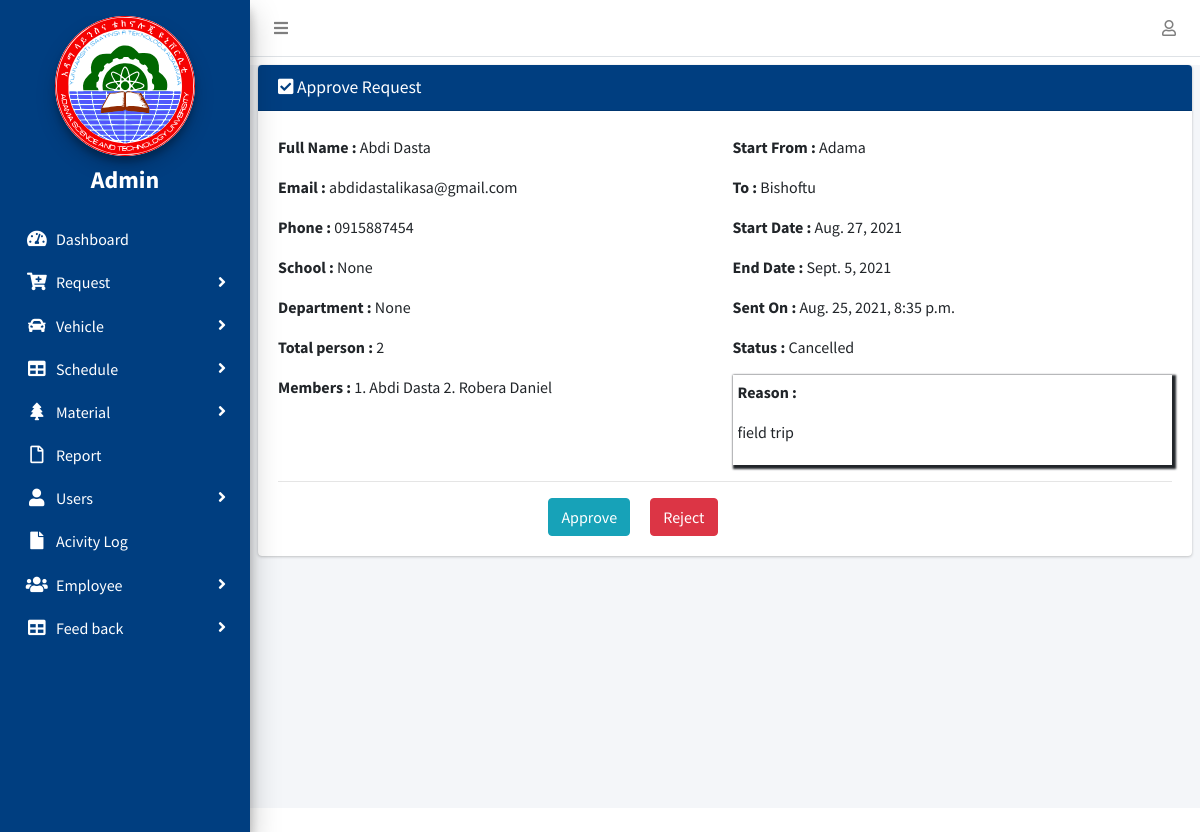
Page /request/schoolapprove/1 (signed in) on the committed database.
### Trequest/models.py (models this page shows, shortened)
class MyUser(AbstractUser):
    first_name = models.CharField(null=True,max_length=100)
    last_name = models.CharField(null=True,max_length=100)
    email = models.EmailField(null=True,unique=True)
    ROLE = (
        ('Passenger', 'Passenger'),
        ('TSHO', 'TSHO'),
        ('Mechanic', 'Mechanic'),
        ('Driver', 'Driver'),
        ('StoreManager', 'Store Manager'),
        ('SchoolDean', 'School Dean'),
        ('DepartmentHead', 'Department Head'),
        ('VicePresident', 'Vice President'),
        ('Admin','Admin')
    )
    phone_regex = RegexValidator(
        regex=r'^(09|\+2519)\d{8}$',
        message='Phone number must be entered in the format : 0987654321 or +251987654321 up to 15 digits allowed'
    )
    phone = models.CharField(validators=[phone_regex], max_length=15,unique=True)
    school = models.ForeignKey(School, on_delete=models.SET_NULL, blank=True, null=True)
    department = models.ForeignKey(Department, on_delete=models.SET_NULL, blank=True, null=True)
    role = models.CharField(max_length=200, choices=ROLE)
    date_registered = models.DateField(auto_now_add=True,null=True)
    class Meta:
        ordering = ['-id']

class TransportRequest(models.Model):
    STATUS = (
        ('Pending', 'Pending'),
        ('Approved', 'Approved'),
        ('Expired', 'Expired'),
        ('Rejected', 'Rejected'),
        ('Cancelled', 'Cancelled'),
    )
    passenger = models.ForeignKey(settings.AUTH_USER_MODEL, on_delete=models.CASCADE, related_name='user_request')
    start_from = models.CharField(max_length=200)
    destination = models.CharField(max_length=200)
    reason = RichTextField(blank=True, null=True)
    passenger_numbers = models.PositiveIntegerField(default=1)
    list_of_passengers = models.TextField(max_length=400, null=True, blank=True)
    start_date = models.DateField()
    end_date = models.DateField()
    created_at = models.DateTimeField(auto_now_add=True)
    is_expired = models.BooleanField(default=False)
    status = models.CharField(max_length=200, default='Pending', choices=STATUS)
    status2 = models.CharField(max_length=200, default='Pending', choices=STATUS)
    status3 = models.CharField(max_length=200, default='Pending', choices=STATUS)
    class Meta:
        ordering = ['-id']

### Trequest/decorators.py (the view)
        def wrapper_func(request,*args,**kwargs):
            myrole = None
            if request.user.role:
                myrole=request.user.role
            if myrole in allowed_roles:
                return view_func(request,*args,**kwargs)
            else:
                return HttpResponse('you are not allowed to this page')

### Trequest/views.py (called while the page is built)
@login_required(login_url='login')
@allowed_users(allowed_roles=['SchoolDean','Admin'])
def school_approve_request(request, id):
    approve = get_object_or_404(TransportRequest, id=id)
    if request.method == 'POST':
        form = SchoolApproveForm(request.POST, instance=approve)
        if form.is_valid():
            obj = form.save(commit=False)
            obj.status3 = "Approved"
            obj.save()
            messages.success(request, 'Request approved Successfully!')
            return redirect('school-view-approved-request')
    else:
        form = SchoolApproveForm(instance=approve)
    context = {'form': form, 'approve': approve}
    return render(request, 'Trequest/school_approve_request.html', context)

### Trequest/templates/Trequest/school_approve_request.html (shortened to what this page needs)
{% extends 'Trequest/base.html' %}
{% load static%}
{% block content %}
{% load crispy_forms_tags %}
<div class="content-wrapper mt-2">
    <section class="content">
      <div class="row">
        <div class="col-md-12 ">
          <div class="card">
            <div class="card-header mb-1" style="background:#003e80;color:#fff">
                <h3 class="card-title"><i class="fa  fa-check-square"></i> Approve  Request</h3>
          </div>
           <div class="card-body">
            <div class="row">
              <div class="col-md-6">
               <p> <b>Full Name :</b> {{approve.passenger.get_full_name}}</p>
                <p> <b>Email :</b> {{approve.passenger.email}}</p>
                 <p> <b>Phone :</b> {{approve.passenger.phone}}</p>
                  <p> <b>School :</b> {{user.school}}</p>
                   <p> <b>Department :</b> {{user.department}}</p>
                    <p> <b>Total person :</b> {{approve.passenger_numbers}}</p>
                    <p> <b>Members :</b> {{approve.list_of_passengers}}</p>
              </div>
              <div class="col-md-6">
               <p> <b>Start From :</b> {{approve.start_from}}</p>
                <p> <b>To :</b> {{approve.destination}}</p>
                <p> <b>Start Date :</b> {{approve.start_date}}</p>
                <p> <b>End Date :</b> {{approve.end_date}}</p>
                   <p> <b>Sent On :</b> {{approve.created_at}}</p>
                  <p> <b>Status :</b> {{approve.status3}}</p>
                  <div  style="box-shadow: 2px 2px 2px 2px;padding: 5px;">
                    <p> <b>Reason :</b> {{approve.reason|safe}}</p>
                  </div>
              </div>
            </div>
            <hr>
            <div class="row">
              <div class="col-md-6">
                  <form class="" action="" method="POST">
                      <a href="{% url 'reject-request' approve.id %}" style="float: right;" class="btn btn-danger request-reject"> Reject</a>
                      <button class="btn btn-info " type="Submit" style="float: right;margin-right: 20px;">Approve</button>
                  </form>
              </div>
            </div>
          </div>
          </div>
        </div>
      </div>
    </section>
  </div>
{% endblock content %}

### Trequest/templates/Trequest/base.html (shortened to what this page needs)
{% load static %}
<!DOCTYPE html>
<html>
  <head>
    <link rel="stylesheet" href="{% static 'css/style.css' %}" />
    <link
      rel="stylesheet"
      href="{% static 'plugins/fontawesome-free/css/all.min.css' %}"
    />
    <link
      rel="stylesheet"
      href=" https://code.ionicframework.com/ionicons/2.0.1/css/ionicons.min.css"
    />
    <link
      rel="stylesheet"
      href="{% static 'plugins/tempusdominus-bootstrap-4/css/tempusdominus-bootstrap-4.min.css' %}"
    />
    <link
      rel="stylesheet"
      href="{% static 'plugins/icheck-bootstrap/icheck-bootstrap.min.css' %}"
    />
    <link
      rel="stylesheet"
      href="{% static 'plugins/jqvmap/jqvmap.min.css' %}"
    />
    <link rel="stylesheet" href="{% static 'dist/css/adminlte.min.css' %}" />
    <link
      rel="stylesheet"
      href="{% static 'plugins/overlayScrollbars/css/OverlayScrollbars.min.css' %}"
    />
    <link
      rel="stylesheet"
      href="{% static 'plugins/daterangepicker/daterangepicker.css' %}"
    />
    <link
      rel="stylesheet"
      href="{% static 'plugins/summernote/summernote-bs4.css' %}"
    />
    <link
      rel="stylesheet"
      href="{% static 'plugins/datatables-bs4/css/dataTables.bootstrap4.css' %}"
    />
  </head>
  <body class="hold-transition sidebar-mini layout-fixed">
    <div class="wrapper">
      <nav class="main-header navbar navbar-expand navbar-white navbar-light">
        <ul class="navbar-nav">
          <li class="nav-item">
            <a class="nav-link" data-widget="pushmenu" href="#"
              ><i class="fas fa-bars"></i
            ></a>
          </li>
        </ul>
        <ul class="navbar-nav ml-auto">
          <li class="nav-item dropdown">
            <a class="nav-link" data-toggle="dropdown" href="#"
              ><i class="far fa-user"></i
            ></a>
          </li>
        </ul>
      </nav>
      <aside class="main-sidebar elevation-4" style="background: #003e80; color: white">
        <div class="sidebar" style="color: white">
          <div class="user-panel mt-3 pb-3 mb-3s">
            <a href="{% url 'index' %}">
              <div style="text-align: center">
                <img
                  src="{% static 'dist/img/astu_logo.svg' %}"
                  alt="Astu Logo"
                  style="width: 60%; height: auto; background: white"
                  class="brand-image img-circle elevation-3"
                />
                <h5 style="margin-top: 10px; color: white; font-size: 2vw">
                  <strong>{{request.user.role}}</strong>
                </h5>
              </div>
            </a>
          </div>
          <nav>
            <ul
              class="nav nav-pills nav-sidebar flex-column"
              data-widget="treeview"
              role="menu"
              data-accordion="false"
            >
              <li class="nav-item has-treeview menu-open">
                <a href="{% url 'index' %}" class="list nav-link">
                  <i class="side nav-icon fas fa-tachometer-alt"></i>
                  <p style="color: white">Dashboard</p>
                </a>
              </li>
              {% if request.user.role != 'TSHO' and request.user.role != 'VicePresident'  and request.user.role != 'StoreManager' and request.user.role != 'Mechanic' %}
              <li class="nav-item has-treeview">
                <a href="#" class="list nav-link">
                  <i class="side nav-icon fa fa-cart-plus"></i>
                  <p style="color: white">
                    Request
                    <i class="fas fa-angle-right right"></i>
                  </p>
                </a>
              </li>
              {% endif %}
              {% if request.user.role == 'TSHO' or request.user.role == 'Admin' %}
              <li class="nav-item has-treeview">
                <a href="#" class="list nav-link">
                  <i class="side nav-icon fas fa-car"></i>
                  <p style="color: white">
                    Vehicle
                    <i class="right fas fa-angle-right"></i>
                  </p>
                </a>
              </li>
              <li class="nav-item has-treeview">
                <a href="#" class="list nav-link">
                  <i class="side nav-icon fas fa-table"></i>
                  <p style="color: white">
                    Schedule
                    <i class="fas fa-angle-right right"></i>
                  </p>
                </a>
              </li>
          {% endif %}
              {% if request.user.role == 'StoreManager' or request.user.role == 'Admin' or request.user.role == 'Mechanic' %}
              <li class="nav-item has-treeview">
                <a href="#" class="list nav-link">
                  <i class="side nav-icon fas fa-tree"></i>
                  <p style="color: white">
                    Material
                    <i class="fas fa-angle-right right"></i>
                  </p>
                </a>
              </li>
              {% endif %}
              {% if request.user.role == 'TSHO' or request.user.role == 'Admin' %}
              <li class="nav-item has-treeview">
                <a href="{% url 'report' %}" class="list nav-link">
                  <i class="side nav-icon far fa-file"></i>
                  <p style="color: white">Report</p>
                </a>
              </li>
              {% endif %}
              {% if request.user.role == 'Admin' %}
              <li class="nav-item has-treeview">
                <a href="#" class="list nav-link">
                  <i class="side nav-icon fas fa-user"></i>
                  <p style="color: white">
                    Users
                    <i class="fas fa-angle-right right"></i>
                  </p>
                </a>
                 </li>
                 {% endif %}
     {% if request.user.role == 'Admin' %}
            <li class="nav-item">
              <a href="{% url 'activity-log' %}" class="list nav-link">
                <i class="side nav-icon fas fa-file"></i>
                <p style="color: white">Acivity Log</p>
              </a>
            </li>
        {% endif %}
        {% if request.user.role != 'StoreManager' %}
              <li class="nav-item has-treeview">
                <a href="#" class="list nav-link">
                  <i class="side nav-icon fas fa-users"></i>
                  <p style="color: white">
                    Employee
                    <i class="fas fa-angle-right right"></i>
                  </p>
                </a>
              </li>
              {% endif %}
              <li class="nav-item has-treeview">
                <a href="#" class="list nav-link">
                  <i class="side nav-icon fas fa-table"></i>
                  <p style="color: white">
                    Feed back
                    <i class="fas fa-angle-right right"></i>
                  </p>
                </a>
                {% if request.user.role == 'StoreManager' %}
                     {% load alert %}
              {% endif %}
              </li>
            </ul>
          </nav>
        </div>
      </aside>
      {% block content %} {% endblock content %} {% include
    </div>
  </body>
</html>

### Trequest/templates/Trequest/base.html (style rules this page uses)
.side { color: white; }

### rows in the picture
MyUser: user.role "Admin", school "None", department "None"
TransportRequest: passenger.get_full_name "Abdi Dasta", passenger.email "abdidastalikasa@gmail.com", passenger.phone "0915887454", passenger_numbers "2", list_of_passengers "1. Abdi Dasta 2. Robera Daniel", start_from "Adama", destination "Bishoftu", start_date "Aug. 27, 2021", end_date "Sept. 5, 2021", created_at "Aug. 25, 2021, 8:35 p.m.", status3 "Cancelled", reason "field trip"
